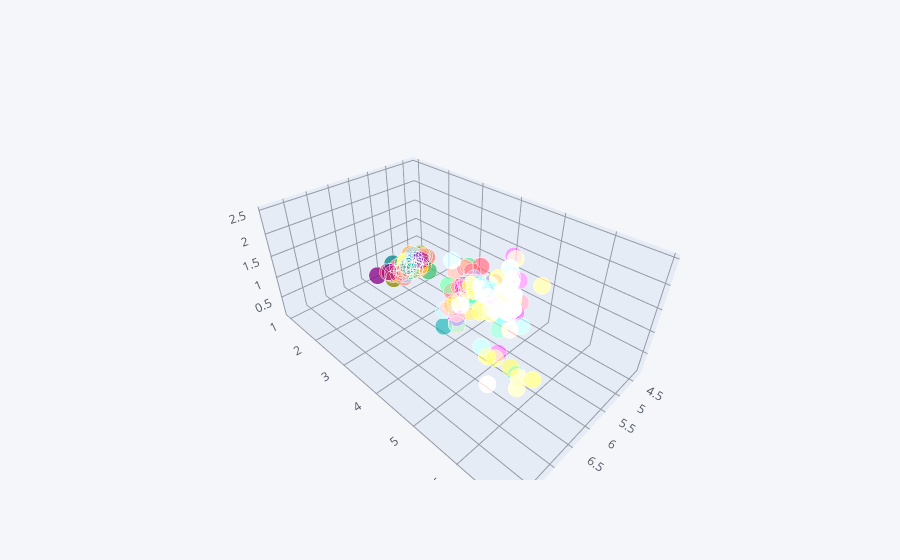

Source (notebook cell):
### Markdown cell above
**3D plot in plotly**

### Code cell
'''
in below grpah the tooltip values are
x-given value in parameter
y-given value in parameter
z-given value in parameter
and last value represents index number in df
'''
df.iplot(kind='scatter3d',x='sepal_length',y='petal_length',z='petal_width')

### Figure 1 — Plotly figure (JSON) as saved in the notebook; plotly's stock layout.template omitted (floating-point values rounded to 4 significant figures; data arrays with more than 128 entries replaced by an {"elided": "..."} marker saying what was removed)
{"data": [{"marker": {"color": {"elided": "150 str values"}, "opacity": 0.8, "size": {"elided": "150 int values"}, "symbol": "circle"}, "mode": "markers", "text": {"elided": "150 str values"}, "type": "scatter3d", "x": {"elided": "150 float values"}, "y": {"elided": "150 float values"}, "z": {"elided": "150 float values"}}], "layout": {"legend": {"bgcolor": "#F5F6F9", "font": {"color": "#4D5663"}}, "paper_bgcolor": "#F5F6F9", "plot_bgcolor": "#F5F6F9", "scene": {"xaxis": {"gridcolor": "#9499A3", "showgrid": true, "tickfont": {"color": "#4D5663"}, "title": {"font": {"color": "#4D5663"}, "text": ""}, "zerolinecolor": "#9499A3"}, "yaxis": {"gridcolor": "#9499A3", "showgrid": true, "tickfont": {"color": "#4D5663"}, "title": {"font": {"color": "#4D5663"}, "text": ""}, "zerolinecolor": "#9499A3"}, "zaxis": {"gridcolor": "#9499A3", "showgrid": true, "tickfont": {"color": "#4D5663"}, "title": {"font": {"color": "#4D5663"}, "text": ""}, "zerolinecolor": "#9499A3"}}, "title": {"font": {"color": "#4D5663"}}}}
